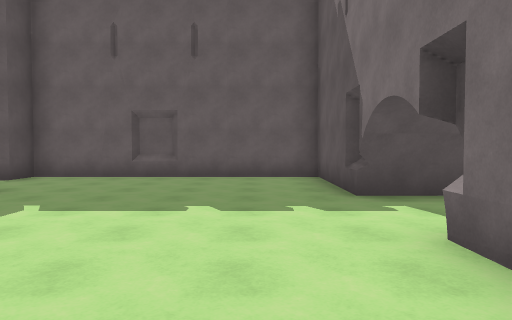
[1] (above)

23 first-person views from a walk through a Unity game level. The camera is 1.4 m above the floor, tilts 2° down and sees 70° across. The floor is counted in squares, 2 m on a side. Each view is taken from the middle of a square. On the plan, view 1 faces up. The plan holds only what a view shows up to about 11 squares ahead; the rest is blank. The place goes on beyond the plan.

[2]
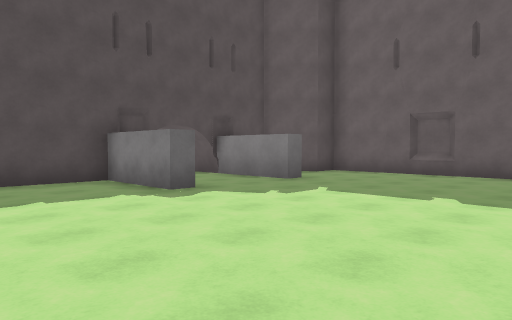

[3]
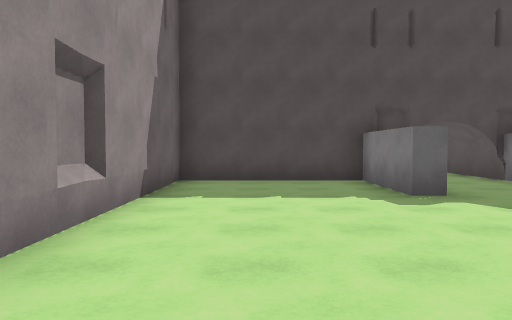

[4]
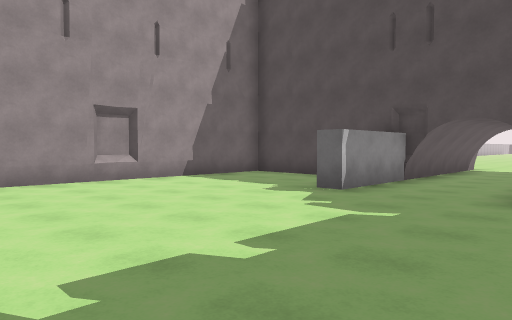

[5]
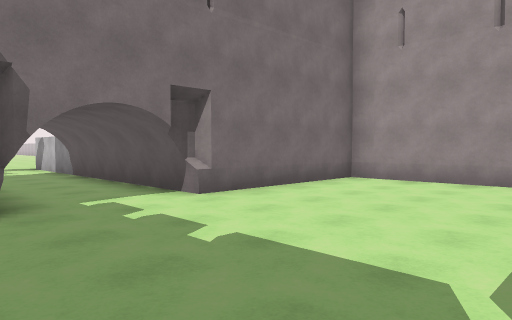

[6]
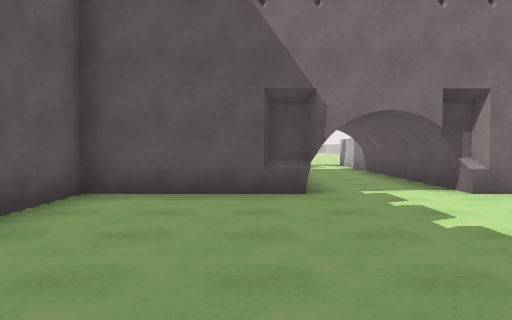

[7]
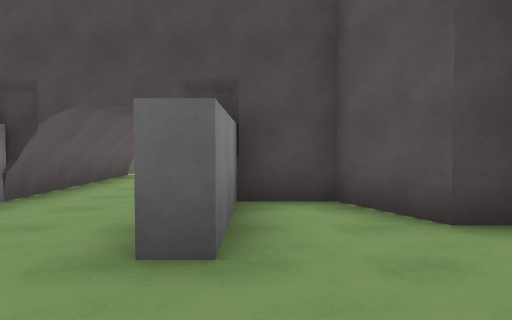

[8]
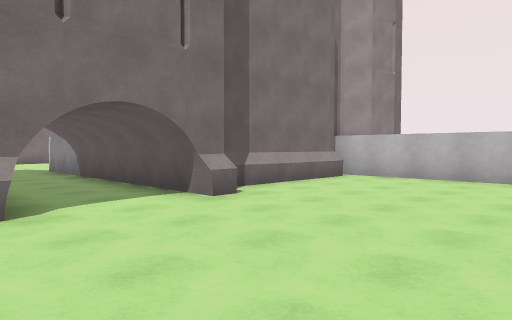

[9]
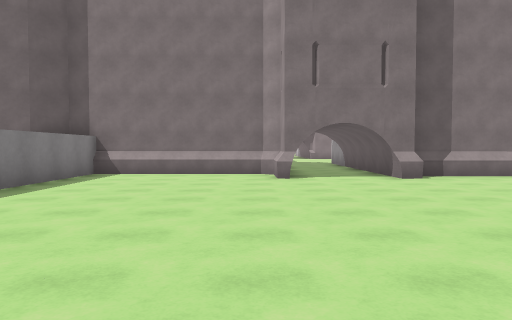

[10]
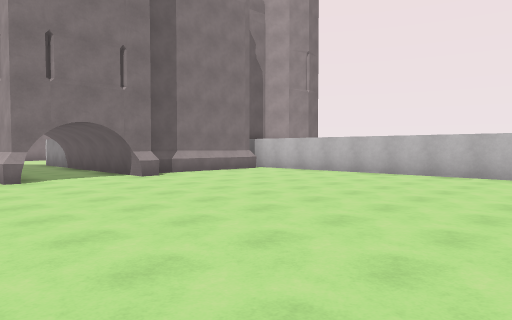

[11]
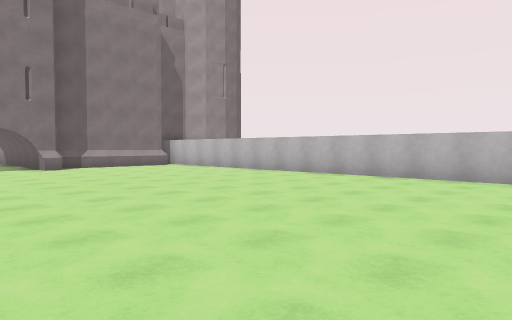

[12]
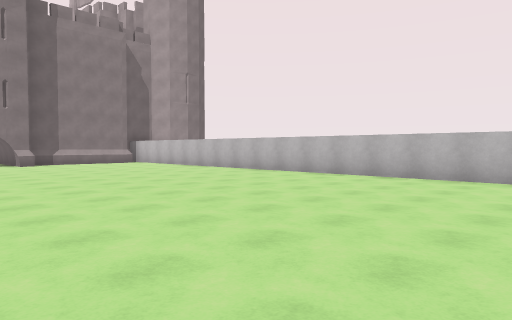

[13]
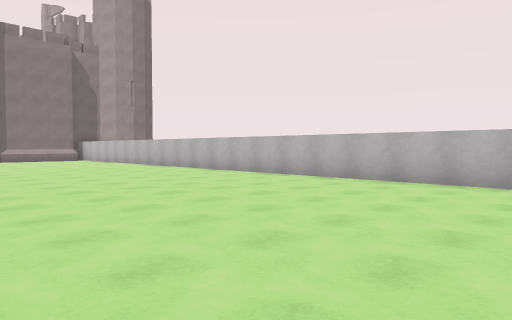

[14]
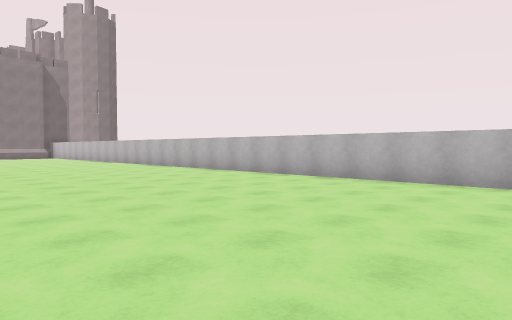

[15]
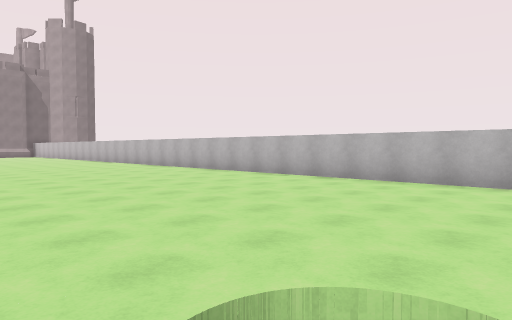

[16]
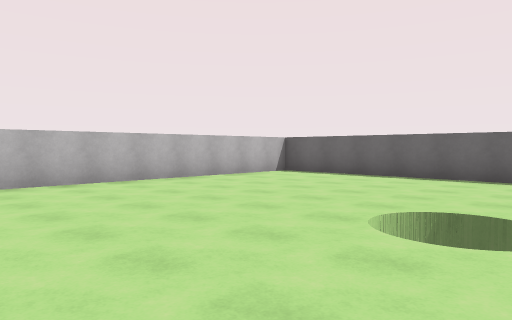

[17]
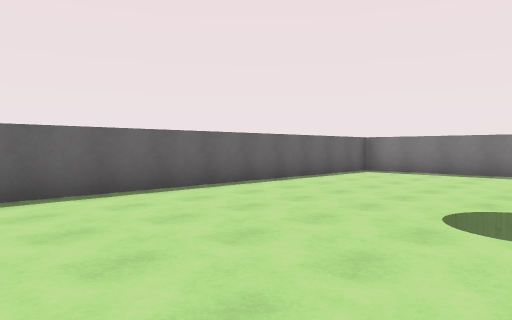

[18]
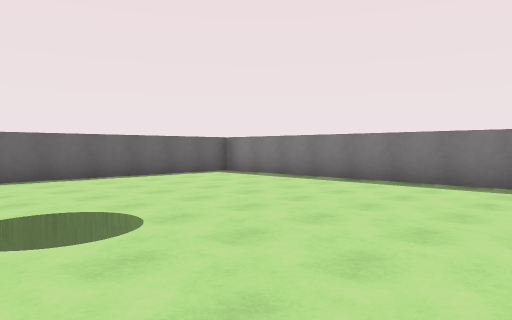

[19]
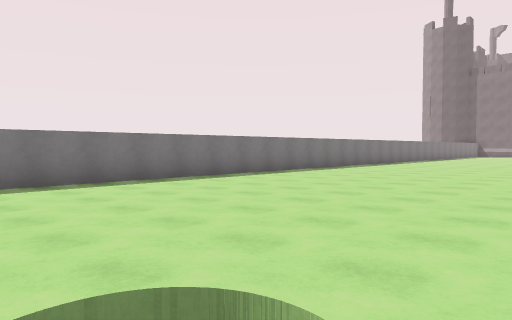

[20]
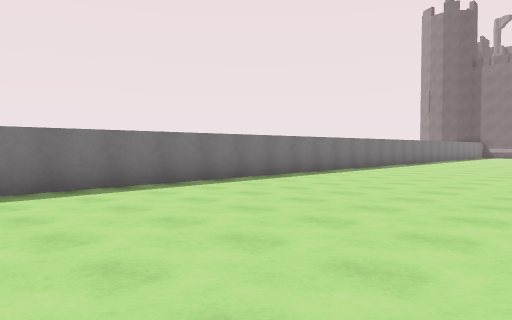

[21]
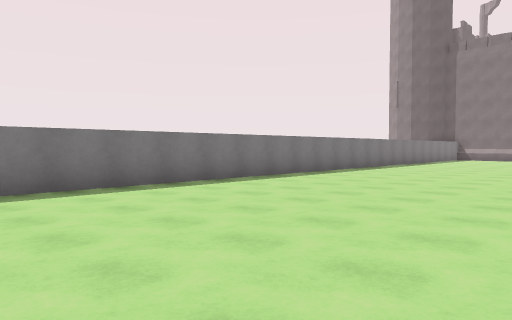

[22]
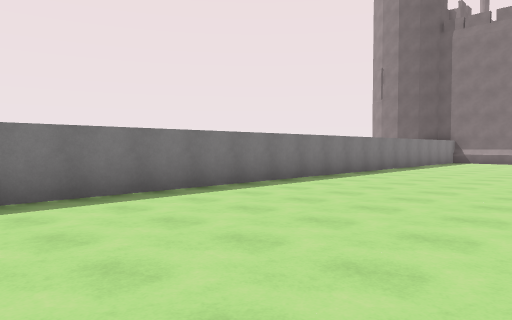

[23]
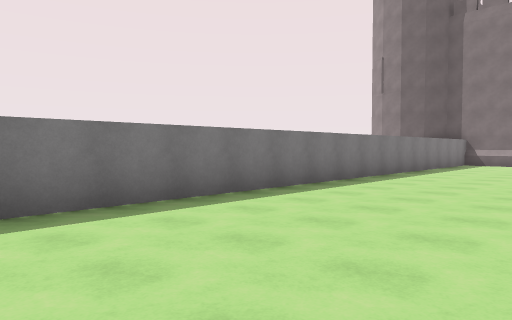

### Floor plan
Ten units are one square. View 1 is at (0, 0); x grows to the right and y downward. Boxes are objects, and circles mark ways between rooms. Rooms are numbered by the first view taken in them; rooms with no view inside come last. Other rooms are left out.
<svg viewBox="-450 -107 490 135">
<path fill="none" stroke="#000" d="M-67 -51 -88 -51M14 -28 35 -28M17 -26 17 -31M17 -51 17 -58 13 -59M-20 -88 -29 -88M30 -51 14 -51 14 -86 -52 -86 -52 -77 -67 -70 -67 -57 -42 -57 -42 -52 -90 -52M30 -52 14 -52M-117 -30 -67 -30 -67 -26M-120 -28 -42 -28 -42 -23 -67 -23 -67 16 14 16 14 -30 35 -30M-118 -48 -118 -54 -107 -54M-117 -22 -117 -30M-105 -54 -103 -58 -103 -102 -445 -102 -445 23 -106 23M-105 -59 -105 -102M-111 19 -110 -22M-107 -54 -105 -59"/>
<circle cx="-110" cy="-40" r="3" fill="#2a7"/>
<text x="-30" y="-30">1</text>
<text x="-280" y="-40">2</text>
</svg>
Room 1 opens to room 2.

Where each view was taken, in squares from view 1:
view 1: 0 up, 0 right, facing up
view 2: 1 down, 1 right, facing up-left
view 3: 0 up, 1 right, facing left
view 4: 6 up, 1 right, facing down-left
view 5: 6 up, 3 left, facing down-right
view 6: 6 up, 4 left, facing right
view 7: 6 up, 2 left, facing left
view 8: 6 up, 16 left, facing down-right
view 9: 6 up, 20 left, facing right
view 10: 7 up, 20 left, facing down-right
view 11: 6 up, 24 left, facing down-right
view 12: 6 up, 27 left, facing down-right
view 13: 5 up, 31 left, facing down-right
view 14: 5 up, 36 left, facing down-right
view 15: 5 up, 40 left, facing down-right
view 16: 5 up, 36 left, facing down-left
view 17: 0 up, 39 left, facing up-left
view 18: 3 up, 36 left, facing up-left
view 19: 3 up, 40 left, facing up-right
view 20: 4 up, 37 left, facing up-right
view 21: 4 up, 32 left, facing up-right
view 22: 5 up, 28 left, facing up-right
view 23: 6 up, 26 left, facing up-right
